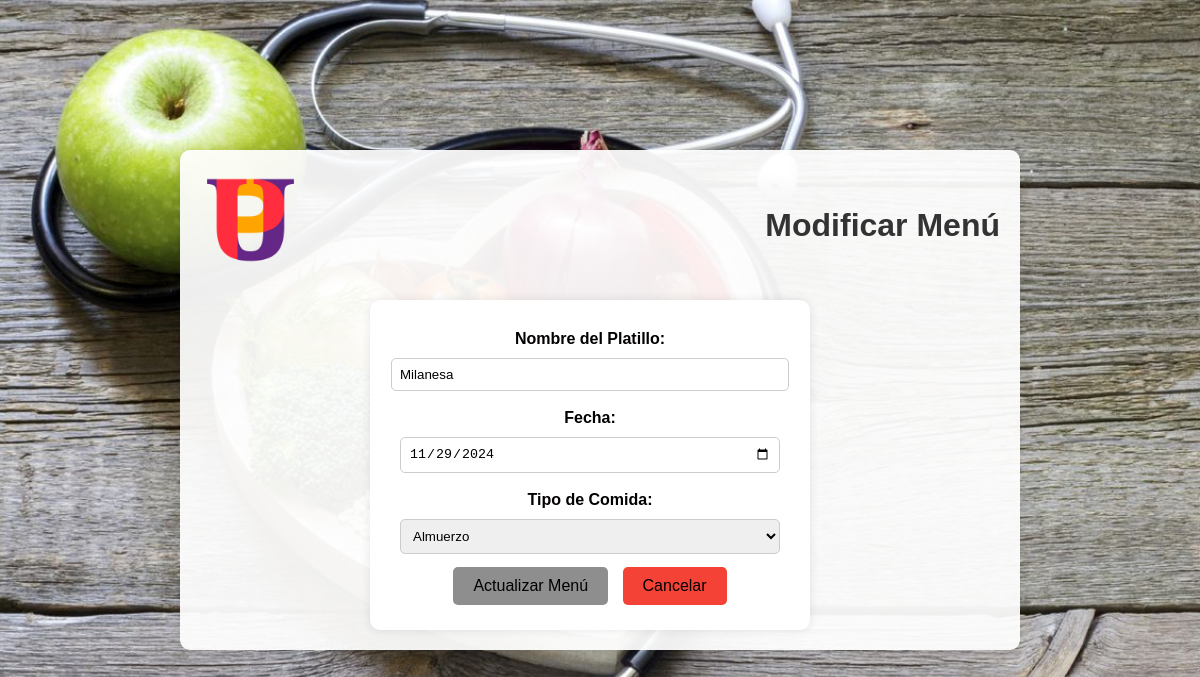
/modificarmenu2.php?id=1 (signed in), run on the app's committed database.
### tables this page shows
CREATE TABLE `menu` (
  `id_menu` int NOT NULL AUTO_INCREMENT COMMENT 'Identificador del menu',
  `nombre_platillo` varchar(50) NOT NULL COMMENT 'Nombre del platillo',
  `fecha` date NOT NULL COMMENT 'Fecha del menu',
  `tipo_comida` varchar(10) NOT NULL COMMENT 'Tipo de comida (almuerzo, comida, cena)',
  PRIMARY KEY (`id_menu`)
);

### modificarmenu2.php (the view, shortened to what this page needs)
<?php
include 'Static/connect/db.php';
$id_menu = $_GET['id'];
$sql = "SELECT * FROM menu WHERE id_menu = '$id_menu'";
$result = mysqli_query($conn, $sql);
if ($result && mysqli_num_rows($result) > 0) {
    $menu = mysqli_fetch_assoc($result);
} else {
    echo "Error al obtener los datos del menú: " . mysqli_error($conn);
    exit();
}
?>
<!DOCTYPE html>
<html lang="es">
<head>
    <link rel="stylesheet" type="text/css" href="Static/css/styles.css">
</head>
<body>
    <div class="container3">
        <div class="header">
            <img src="Static/img/logo.png" alt="Logo" class="logo">
            <h1>Modificar Menú</h1>
        </div>
        <div class="form-container">
            <form method="POST" action="">
                <label for="nombre_platillo">Nombre del Platillo:</label>
                <input type="text" id="nombre_platillo" name="nombre_platillo" value="<?php echo $menu['nombre_platillo']; ?>" required>
                <label for="fecha">Fecha:</label>
                <input type="date" id="fecha" name="fecha" value="<?php echo $menu['fecha']; ?>" required>
                <label for="tipo_comida">Tipo de Comida:</label>
                <select id="tipo_comida" name="tipo_comida" required>
                    <option value="almuerzo" <?php if ($menu['tipo_comida'] == 'almuerzo') echo 'selected'; ?>>Almuerzo</option>
                </select>
                <button type="submit" class="btn">Actualizar Menú</button>
                <button type="button" class="btn regresar-btn" onclick="window.location.href='gestionmenu2.php';">Cancelar</button>
            </form>
        </div>
    </div>
</body>
</html>

### Static/css/styles.css (style rules this page uses)
body { font-family: Arial, sans-serif; background-color: #C0C0C0; text-align: center; display: flex; justify-content: center; align-items: center; height: 100vh; margin: 20; background-image: url('background.jpg'); background-size: cover; margin: 0 auto; }
.logo { width: 100px; height: 100px; margin-bottom: 10px; }
h1 { text-align: center; color: black; justify-content: center; }
label { display: block; margin-top: 10px; color: #030000; }
input[type="text"], input[type="password"], input[type="date"], input[type="tel"], select { width: 100%; padding: 10px; margin-top: 5px; margin-bottom: 10px; border: 1px solid #cccccc; border-radius: 5px; }
.container3 { text-align: center; background-color: rgba(255, 255, 255, 0.932); padding: 20px; border-radius: 10px; box-shadow: 0 0 10px rgba(0, 0, 0, 0.1); width: 100%; max-width: 800px; }
.header { display: flex; align-items: center; justify-content: space-between; margin-bottom: 20px; text-align: center; }
.logo { width: 100px; height: 100px; margin-right: 10px; }
.btn { background-color: #8f8e8f; color: black; border: none; padding: 10px 20px; border-radius: 5px; cursor: pointer; margin: 5px; }
.regresar-btn { background-color: #8f8e8f; color: black; border: none; padding: 10px 20px; border-radius: 5px; cursor: pointer; z-index: 1; }
form { background-color: white; padding: 20px; border-radius: 10px; box-shadow: 0 0 10px rgba(0, 0, 0, 0.1); width: 100%; max-width: 400px; margin-right: 20px; }
.form-container { display: flex; justify-content: center; align-items: center; margin-top: 20px; }
form input[type="text"], form input[type="date"], form input[type="tel"], form input[type="password"], form select { width: calc(100% - 20px); padding: 8px; margin-top: 5px; margin-bottom: 8px; border: 1px solid #cccccc; border-radius: 5px; }
body { font-family: Arial, sans-serif; background-color: #C0C0C0; margin: 0; padding: 0; }
h1 { text-align: center; color: #333; }
label { display: block; margin-bottom: 5px; font-weight: bold; }
input[type="date"] { width: 100%; padding: 8px; box-sizing: border-box; border-radius: 4px; border: 1px solid #ccc; }
button { padding: 10px 20px; border: none; border-radius: 4px; background-color: #4CAF50; color: white; cursor: pointer; font-size: 16px; }
button[type="button"] { background-color: #f44336; }

### data on the page
menu: nombre_platillo "Milanesa", fecha "11/29/2024", tipo_comida "Almuerzo"
